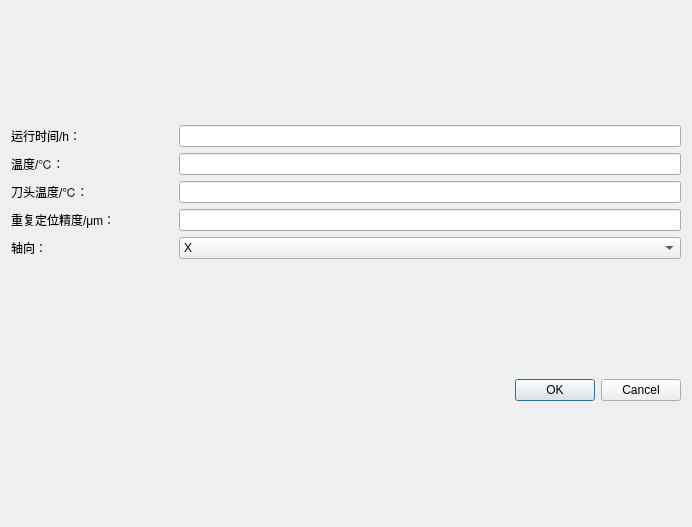
<?xml version="1.0" encoding="UTF-8"?>
<ui version="4.0">
 <class>addDataDialog</class>
 <widget class="QDialog" name="addDataDialog">
  <property name="geometry">
   <rect>
    <x>0</x>
    <y>0</y>
    <width>692</width>
    <height>527</height>
   </rect>
  </property>
  <property name="windowTitle">
   <string>添加运行记录</string>
  </property>
  <layout class="QGridLayout" name="gridLayout">
   <item row="0" column="0">
    <layout class="QVBoxLayout" name="verticalLayout">
     <item>
      <layout class="QHBoxLayout" name="horizontalLayout">
       <item>
        <widget class="QLabel" name="label">
         <property name="minimumSize">
          <size>
           <width>162</width>
           <height>0</height>
          </size>
         </property>
         <property name="maximumSize">
          <size>
           <width>162</width>
           <height>16777215</height>
          </size>
         </property>
         <property name="text">
          <string>运行时间/h：</string>
         </property>
        </widget>
       </item>
       <item>
        <widget class="QLineEdit" name="lineEdit"/>
       </item>
      </layout>
     </item>
     <item>
      <layout class="QHBoxLayout" name="horizontalLayout_2">
       <item>
        <widget class="QLabel" name="label_2">
         <property name="minimumSize">
          <size>
           <width>162</width>
           <height>0</height>
          </size>
         </property>
         <property name="maximumSize">
          <size>
           <width>162</width>
           <height>16777215</height>
          </size>
         </property>
         <property name="text">
          <string>温度/℃：</string>
         </property>
        </widget>
       </item>
       <item>
        <widget class="QLineEdit" name="lineEdit_2"/>
       </item>
      </layout>
     </item>
     <item>
      <layout class="QHBoxLayout" name="horizontalLayout_3">
       <item>
        <widget class="QLabel" name="label_3">
         <property name="minimumSize">
          <size>
           <width>162</width>
           <height>0</height>
          </size>
         </property>
         <property name="maximumSize">
          <size>
           <width>162</width>
           <height>16777215</height>
          </size>
         </property>
         <property name="text">
          <string>刀头温度/℃：</string>
         </property>
        </widget>
       </item>
       <item>
        <widget class="QLineEdit" name="lineEdit_3"/>
       </item>
      </layout>
     </item>
     <item>
      <layout class="QHBoxLayout" name="horizontalLayout_4">
       <item>
        <widget class="QLabel" name="label_4">
         <property name="minimumSize">
          <size>
           <width>162</width>
           <height>0</height>
          </size>
         </property>
         <property name="maximumSize">
          <size>
           <width>162</width>
           <height>16777215</height>
          </size>
         </property>
         <property name="text">
          <string>重复定位精度/μm：</string>
         </property>
        </widget>
       </item>
       <item>
        <widget class="QLineEdit" name="lineEdit_4"/>
       </item>
      </layout>
     </item>
     <item>
      <layout class="QHBoxLayout" name="horizontalLayout_5">
       <item>
        <widget class="QLabel" name="label_5">
         <property name="minimumSize">
          <size>
           <width>162</width>
           <height>0</height>
          </size>
         </property>
         <property name="maximumSize">
          <size>
           <width>162</width>
           <height>16777215</height>
          </size>
         </property>
         <property name="text">
          <string>轴向：</string>
         </property>
        </widget>
       </item>
       <item>
        <widget class="QComboBox" name="comboBox">
         <item>
          <property name="text">
           <string>X</string>
          </property>
         </item>
         <item>
          <property name="text">
           <string>Y</string>
          </property>
         </item>
         <item>
          <property name="text">
           <string>Z</string>
          </property>
         </item>
        </widget>
       </item>
      </layout>
     </item>
    </layout>
   </item>
   <item row="1" column="0">
    <widget class="QDialogButtonBox" name="buttonBox">
     <property name="orientation">
      <enum>Qt::Horizontal</enum>
     </property>
     <property name="standardButtons">
      <set>QDialogButtonBox::Cancel|QDialogButtonBox::Ok</set>
     </property>
    </widget>
   </item>
  </layout>
 </widget>
 <resources/>
 <connections>
  <connection>
   <sender>buttonBox</sender>
   <signal>accepted()</signal>
   <receiver>addDataDialog</receiver>
   <slot>accept()</slot>
   <hints>
    <hint type="sourcelabel">
     <x>248</x>
     <y>254</y>
    </hint>
    <hint type="destinationlabel">
     <x>157</x>
     <y>274</y>
    </hint>
   </hints>
  </connection>
  <connection>
   <sender>buttonBox</sender>
   <signal>rejected()</signal>
   <receiver>addDataDialog</receiver>
   <slot>reject()</slot>
   <hints>
    <hint type="sourcelabel">
     <x>316</x>
     <y>260</y>
    </hint>
    <hint type="destinationlabel">
     <x>286</x>
     <y>274</y>
    </hint>
   </hints>
  </connection>
 </connections>
</ui>
